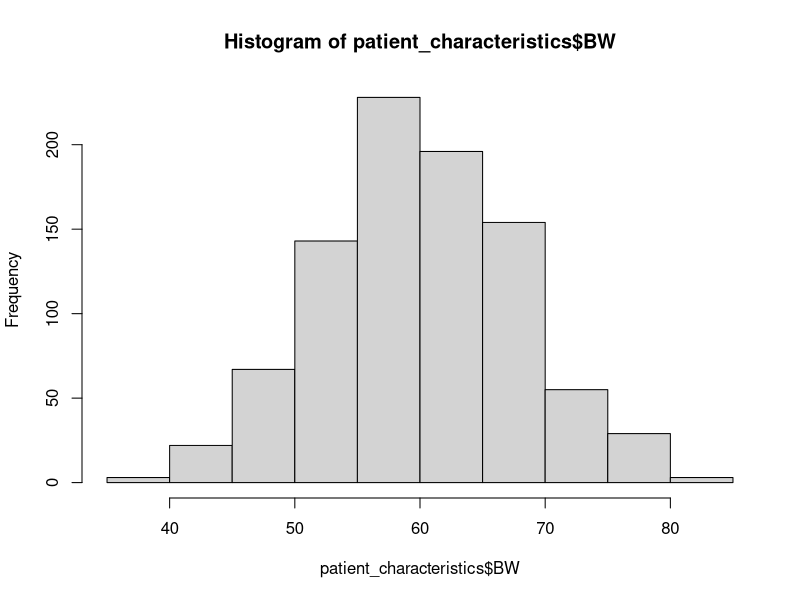
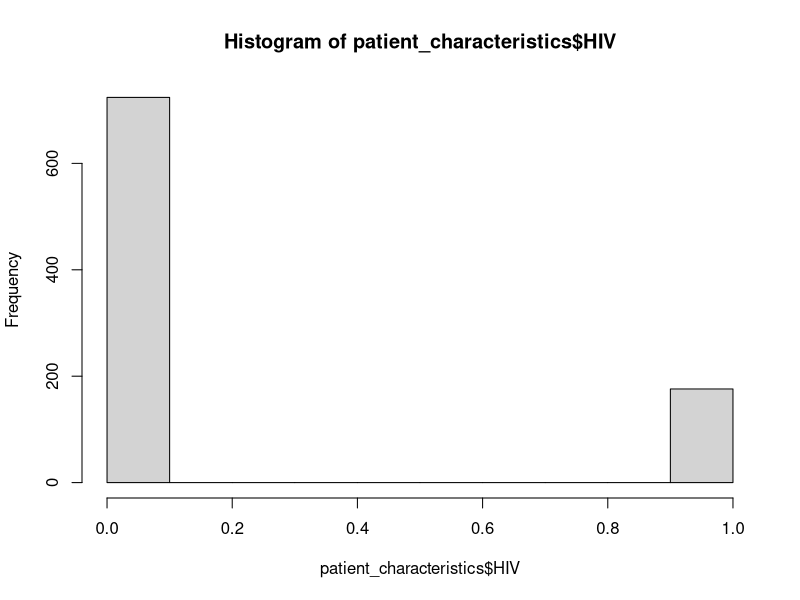

These charts were generated, in order, by the following R code:
library(tidyverse)


##### MAKING A BLANK DATASET #######


# create patient characteristics
set.seed(007)
patient_characteristics <- data.frame(
  ID    = seq(1,900),
  DOSE  = c(rep(300,300),rep(600,300),rep(900,300)),
  BW    = rnorm(900, 60, 8),
  SEX   = sample(c(0,1),900,replace=T),
  HIV   = sample(c(0,1),900,prob=c(0.8,0.2),replace=T)
  )

# visualize patient characteristics
hist(patient_characteristics$BW)
hist(patient_characteristics$HIV)

table(patient_characteristics$SEX )
table(patient_characteristics$HIV )

# create blank observation rows (EVID==0) for each patient (6 obs per patient at 1,2,4,8,12,24 hours post-dose)
df <- data.frame(ID    = rep(seq(1,900),6),
                 TIME  = c(rep(1,900),rep(2,900),
                           rep(4,900),rep(8,900),
                           rep(12,900),rep(24,900)),
                 DV    = 0,
                 EVID  = 0,
                 MDV   = 0
                ) %>% 
      arrange(ID,TIME)

# create dosing rows (EVID==1) for each patient
dosing_df <- data.frame(ID    = seq(1,900),
                 TIME  = 0,
                 DV    = 0,
                 EVID  = 1,
                 MDV   = 1
) %>% 
  arrange(ID,TIME)

# rbind obs df and dosing df
blank_df <- rbind(dosing_df,df) %>% 
  arrange(ID,TIME)

# join with patient char data
joined_df <- left_join(blank_df,patient_characteristics, by="ID") %>%
  mutate(AMT = case_when(EVID == 0 ~ 0,
                         EVID == 1 ~ DOSE)
         )



